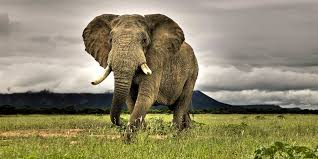
#> input picture chap06_image/testdata/resize.jpeg, 318 x 159 px
$ python resize.py   (older library calls are emulated)
#> lines starting #> are read from the running program, lines starting #| are printed output that depends on the picture
from PIL import Image

img = Image.open('../testdata/resize.jpeg')
#> img is the input picture: PIL image 318x159 RGB; mean R, G, B 142, 135, 105.4
longer_side = max(img.size)
#> longer_side = 318
horizontal_padding = (longer_side - img.size[0]) / 2
#> horizontal_padding = 0
vertical_padding = (longer_side - img.size[1]) / 2
#> vertical_padding = 79.5
img = img.crop(
    (
        -horizontal_padding,
        -vertical_padding,
        img.size[0] + horizontal_padding,
        img.size[1] + vertical_padding
    )
)
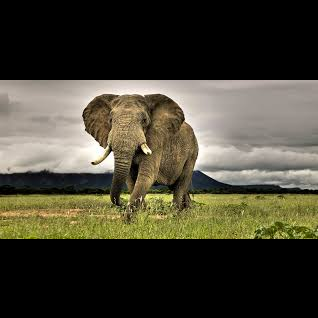
#> img: PIL image 318x318 RGB; mean R, G, B 71, 67.5, 52.7
img = img.resize((32, 32), Image.ANTIALIAS)
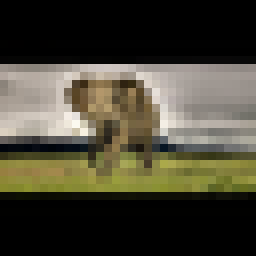
#> img: PIL image 32x32 RGB (shown 8 times larger); mean R, G, B 71.2, 67.7, 52.8
img.save('../testdata/resize_out.jpg')
